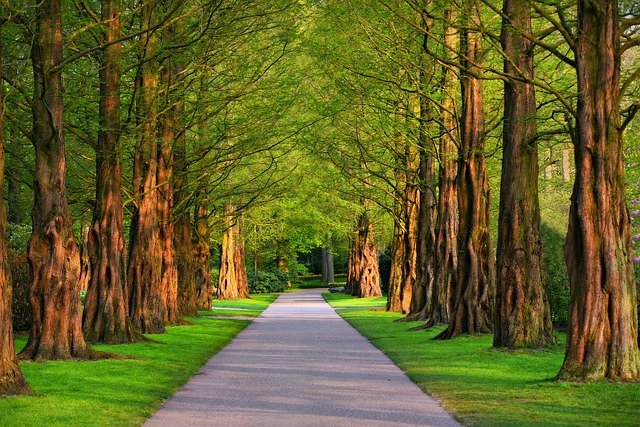
#> input picture path.jpg, 640 x 427 px
$ jupyter execute edge_detection.ipynb   (older library calls are emulated)
#> lines starting #> are read from the running program, lines starting #| are printed output that depends on the picture; after the words box and inside, x2 and y2 are one past the last pixel; in counts of white or black regions, pixels touching at a corner belong together
#> further down, img is the input picture: shape (427, 640, 3); mean B, G, R 39.8, 96.8, 98.7
[cell 1]
import numpy as np
import os
import cv2
import matplotlib.pyplot as plt

[cell 2]
# here weak_th and strong_th are thresholds for double thresholding

def Edge_detector(img, weak_th = None, strong_th = None):
    # conversion of image to grayscale
    img = cv2.cvtColor(img, cv2.COLOR_BGR2GRAY)
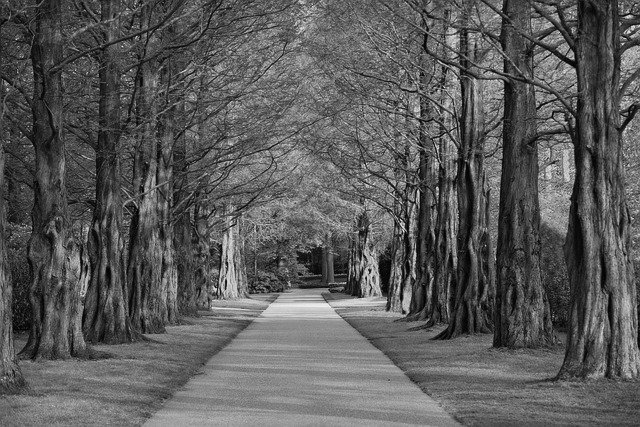
#> img: shape (427, 640); min 0, max 250, mean 90.9

    # Noise reduction step
    img = cv2.GaussianBlur(img, (3, 3), 1.2)

    # Calculating the gradients
    gx = cv2.Sobel(np.float32(img), cv2.CV_64F, 1, 0, 3)
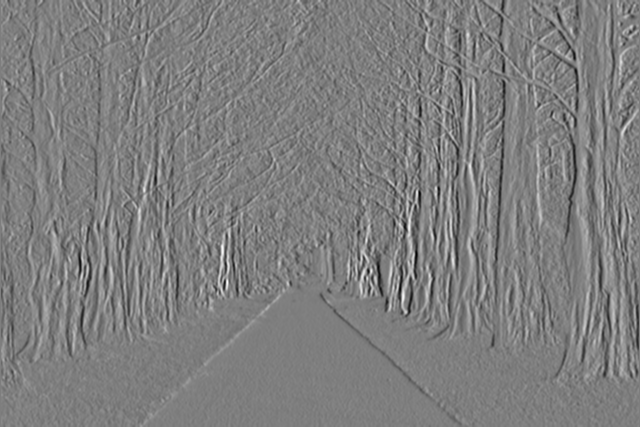
#> gx: shape (427, 640) float64; min -506, max 514, mean 0.2; drawn with min black and max white
    gy = cv2.Sobel(np.float32(img), cv2.CV_64F, 0, 1, 3)
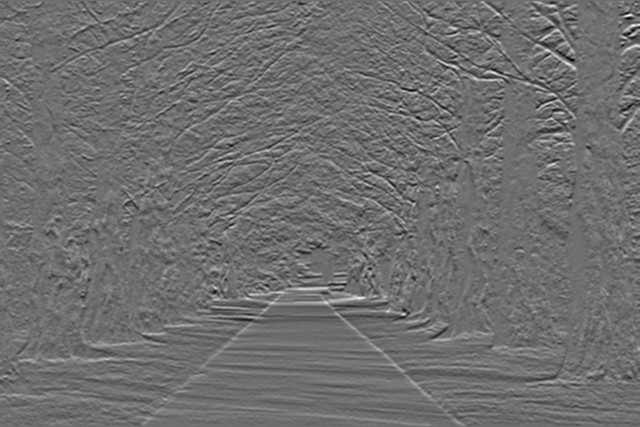
#> gy: shape (427, 640) float64; min -376, max 488, mean 0.8; drawn with min black and max white

    # Conversion of Cartesian coordinates to polar
    mag, ang = cv2.cartToPolar(gx, gy, angleInDegrees = True)
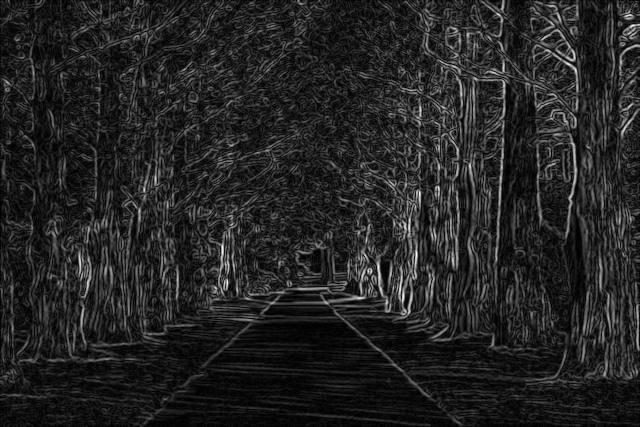
#> mag: shape (427, 640) float64; min 0, max 514, mean 73.2; drawn with min black and max white
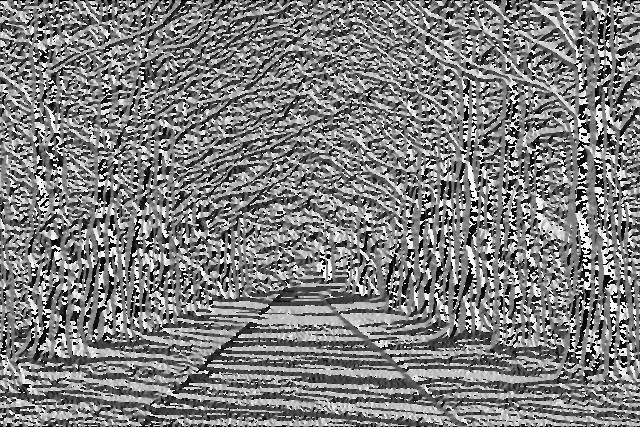
#> ang: shape (427, 640) float64; min 0, max 359.8, mean 178.2; drawn with min black and max white

    # setting the minimum and maximum thresholds
    # for double thresholding
    mag_max = np.max(mag)
#> mag_max = 514
    if not weak_th:weak_th = mag_max * 0.1
#> weak_th = 51.4
    if not strong_th:strong_th = mag_max * 0.5
#> strong_th = 257

    # getting the dimensions of the input image
    height, width = img.shape
#> height = 427; width = 640

    # Looping through every pixel of the grayscale
    # image
    for i_x in range(width):
        for i_y in range(height):

            grad_ang = ang[i_y, i_x]
            grad_ang = abs(grad_ang-180) if abs(grad_ang)>180 else abs(grad_ang)

            # selecting the neighbours of the target pixel
            # according to the gradient direction
            # In the x axis direction
            if grad_ang<= 22.5:
                neighb_1_x, neighb_1_y = i_x-1, i_y
                neighb_2_x, neighb_2_y = i_x + 1, i_y
        # top right (diagonal-1) direction
            elif grad_ang>22.5 and grad_ang<=(22.5 + 45):
                neighb_1_x, neighb_1_y = i_x-1, i_y-1
                neighb_2_x, neighb_2_y = i_x + 1, i_y + 1
            # In y-axis direction
            elif grad_ang>(22.5 + 45) and grad_ang<=(22.5 + 90):
                neighb_1_x, neighb_1_y = i_x, i_y-1
                neighb_2_x, neighb_2_y = i_x, i_y + 1

            # top left (diagonal-2) direction
            elif grad_ang>(22.5 + 90) and grad_ang<=(22.5 + 135):
                neighb_1_x, neighb_1_y = i_x-1, i_y + 1
                neighb_2_x, neighb_2_y = i_x + 1, i_y-1

            # Now it restarts the cycle
            elif grad_ang>(22.5 + 135) and grad_ang<=(22.5 + 180):
                neighb_1_x, neighb_1_y = i_x-1, i_y
                neighb_2_x, neighb_2_y = i_x + 1, i_y

            # Non-maximum suppression step
            if width>neighb_1_x>= 0 and height>neighb_1_y>= 0:
                if mag[i_y, i_x]<mag[neighb_1_y, neighb_1_x]:
                    mag[i_y, i_x]= 0
                    continue

            if width>neighb_2_x>= 0 and height>neighb_2_y>= 0:
                if mag[i_y, i_x]<mag[neighb_2_y, neighb_2_x]:
                    mag[i_y, i_x]= 0
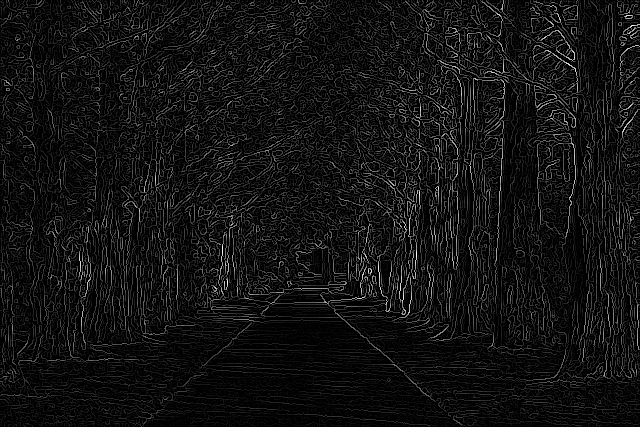
#> mag: shape (427, 640) float64; min 0, max 514, mean 36.6; drawn with min black and max white

    weak_ids = np.zeros_like(img)
    strong_ids = np.zeros_like(img)
    ids = np.zeros_like(img)

    # double thresholding step
    for i_x in range(width):
        for i_y in range(height):

            grad_mag = mag[i_y, i_x]

            if grad_mag<weak_th:
                mag[i_y, i_x]= 0
            elif strong_th>grad_mag>= weak_th:
                ids[i_y, i_x]= 1
            else:
                ids[i_y, i_x]= 2
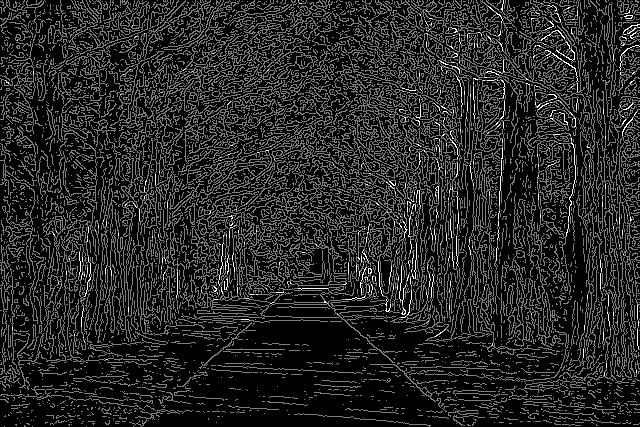
#> ids: shape (427, 640); min 0, max 2, mean 0.291; drawn with min black and max white
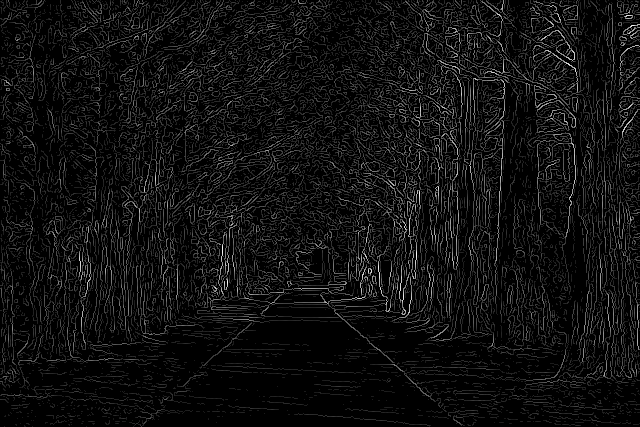
#> mag: shape (427, 640) float64; 11.19% of pixels changed, all inside (x1, y1, x2, y2) = (0, 0, 640, 427); drawn with min black and max white


# finally returning the magnitude of
# gradients of edges
    return mag

img = cv2.imread('path.jpg')

# calling the designed function for
# finding edges
canny_img = Edge_detector(img)

# Displaying the input and output image
plt.figure(figsize=(15,15))
#f, plots = plt.subplots(2, 1)
plt.subplot(1,2, 1)
plt.imshow(img)
plt.subplot(1,2,2)
plt.imshow(canny_img)
#> figure, not shown here; B, G, R data is drawn as R, G, B
